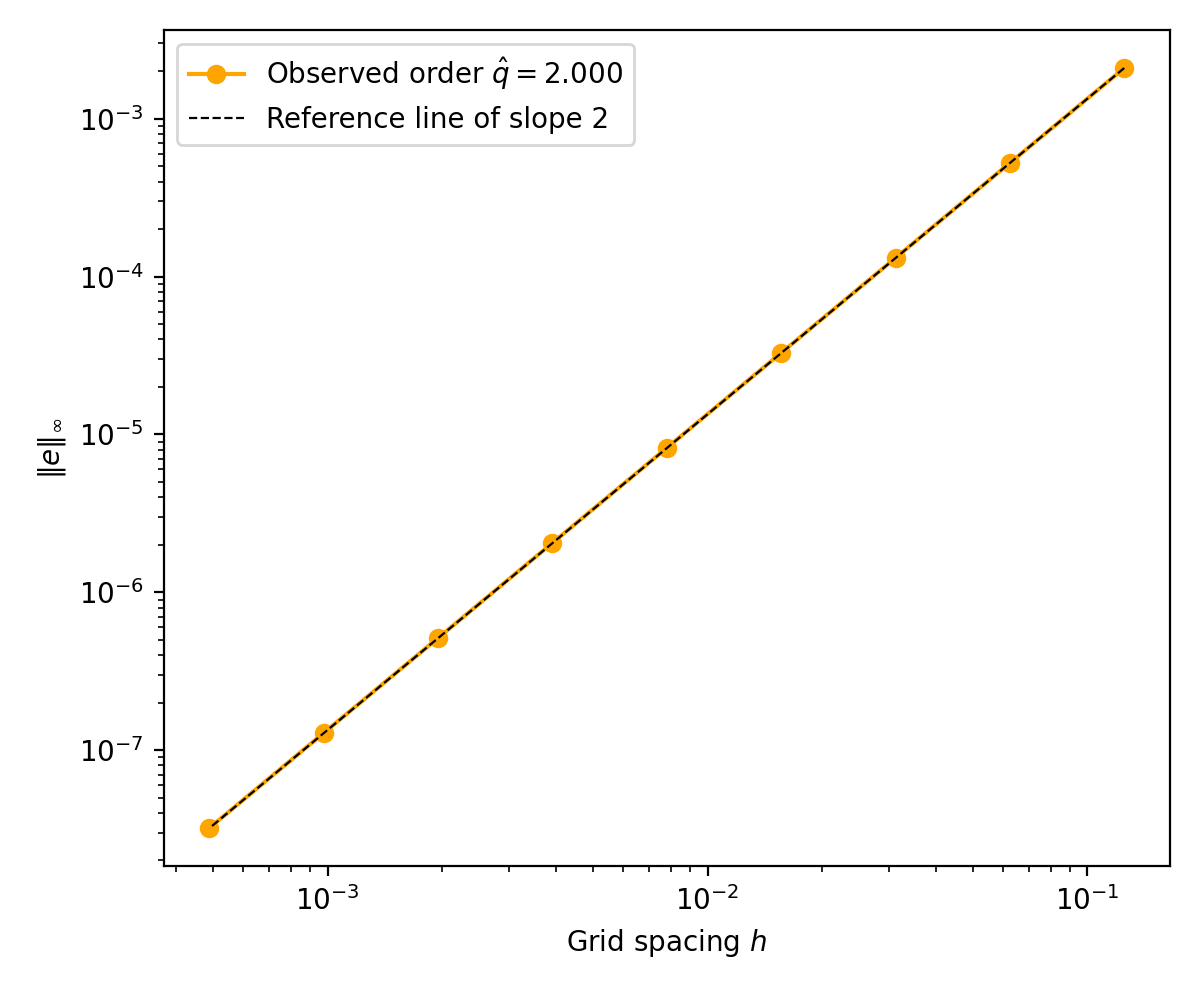

This chart was generated by the following Python code:
import os
import numpy as np
from sympy import sqrt

from devito import Grid, Function, Eq, Operator, Border, configuration

from devito.petsc import petscsolve, EssentialBC
from devito.petsc.initialize import PetscInitialize

import matplotlib.pyplot as plt

configuration['compiler'] = 'custom'
os.environ['CC'] = 'mpicc'


# 1D nonlinear reaction diffusion problem
# Solving -u'' + rho*sqrt(u) = 0 on [0, 1]
# Dirichlet BCs: u(0) = alpha, u(1) = beta
# rho = 10, M = (rho/12)^2, alpha = M, beta = 16M
# Exact solution: u(x) = M(x + 1)^4
# ref - https://github.com/bueler/p4pdes/blob/master/c/ch4/reaction.c

PetscInitialize()

rho = np.float64(10.)
M = (rho/12.)**2
alpha, beta = M, 16.*M


def exact(x):
    return M*(x + 1.)**4


# The residual is nonlinear in the target, so petscsolve's defaults (single
# linear solve, snes_type ksponly) do not apply.
# These options select Newton's method, with the action of the Jacobian approximated by
# finite differences of the generated residual (JFNK, -snes_mf) and CG without
# a preconditioner

# Ofc, un-preconditioned CG is not a good idea for a real problem - see ed bueler ref page 87
params = {'snes_type': 'newtonls', 'snes_mf': None,
        'ksp_type': 'cg', 'pc_type': 'none',
        'snes_converged_reason': None, 'ksp_converged_reason': None}


def solve(n, solver_parameters=None):
    grid = Grid(shape=(n,), extent=(1.,), dtype=np.float64)

    u = Function(name='u', grid=grid, space_order=2)
    bc = Function(name='bc', grid=grid, space_order=2)

    X = np.linspace(0, 1, n).astype(np.float64)

    # Initial guess.. the line between the boundary
    # values (same as in reaction.c)
    u.data[:] = alpha*(1. - X) + beta*X

    bc.data[0] = alpha  # u(0) = alpha
    bc.data[-1] = beta  # u(1) = beta

    eqn = Eq(-u.laplace + rho*sqrt(u), 0, subdomain=grid.interior)
    bcs = [EssentialBC(u, bc, subdomain=Border(grid, 1))]

    petsc = petscsolve(
        [eqn] + bcs, target=u,
        solver_parameters=solver_parameters,
        options_prefix='reaction',
        get_info=['SNESGetIterationNumber']
    )

    op = Operator(petsc, language='petsc')
    summary = op.apply()

    newton_iters = summary.petsc[('section0', 'reaction')].SNESGetIterationNumber
    infinity_norm = np.linalg.norm(u.data[:] - exact(X), ord=np.inf)
    return infinity_norm, newton_iters


# Convergence test
# n = 9, 17, 33, 65, 129, 257, 513, 1025, 2049
n_values = [2**k + 1 for k in range(3, 12)]
h = np.array([1./(n - 1) for n in n_values])

infinity_norms = []
newton_iters = []
for n in n_values:
    e, its = solve(n, params)
    infinity_norms.append(e)
    newton_iters.append(its)

slope, intercept = np.polyfit(np.log(h), np.log(infinity_norms), 1)
print(infinity_norms)
print(newton_iters)
assert slope > 1.9
assert slope < 2.1

# Convergence Plot
plt.figure(figsize=(6, 5))
plt.loglog(h, infinity_norms, 'o-', label=rf'Observed order $\hat{{q}} = {slope:.3f}$', color='orange')
plt.loglog(h, infinity_norms[0]*(h/h[0])**2, 'k--', lw=0.8,
           label='Reference line of slope 2')
plt.xlabel(r'Grid spacing $h$')
plt.ylabel(r'$\|e\|_\infty$')
plt.legend()
plt.tight_layout()
plt.savefig("reaction.png", dpi=200)
plt.show()


# petscsolve defaults treat the problem as linear. The solve then reports
# convergence... but the answer is wrong
e, its = solve(33)
print(f"Default solver options, n=33: error {e:.3e}")
